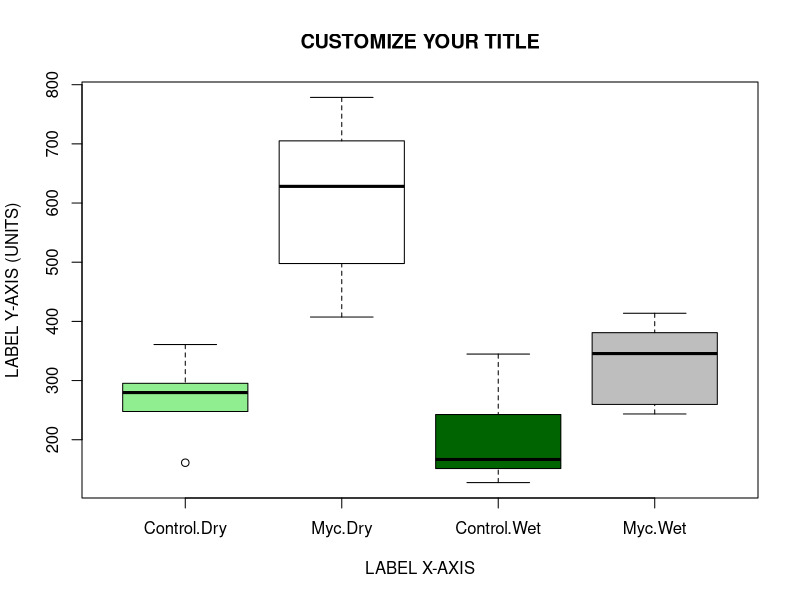
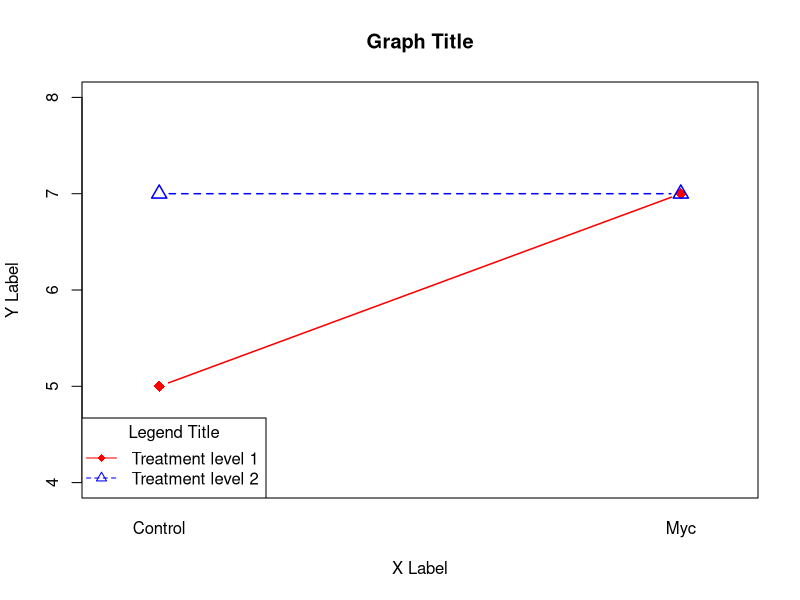

Write the R code that produced these figures, in order.
## ---- chunk 1
P2_myc_data <- read.csv(file="P2_myc_data_EXAMPLE.csv")   # The real data will be "P2_myc_data.csv"
## ---- chunk 2
boxplot(Aboveground_biomass ~ Myc_treatment*H2O_treatment, data = P2_myc_data,     
      col=(c("lightgreen","white", "darkgreen", "grey")),   # greens = mycorrhizae, white/grey = no myc.
      main="CUSTOMIZE YOUR TITLE", xlab="LABEL X-AXIS", ylab="LABEL Y-AXIS (UNITS)")
## ---- chunk 3
interaction.plot(P2_myc_data$Myc_treatment, P2_myc_data$H2O_treatment, P2_myc_data$LeafNumber_t35,
                 type="b", col=c("red","blue"), lty=c(1,2), lwd = 1.5, 
                 pch=c(18,24), cex = 1.5, ylim = c(4,8),
                 xlab="X Label", legend=FALSE, ylab="Y Label", main="Graph Title")
legend("bottomleft", c("Treatment level 1","Treatment level 2"), 
       col=c("red","blue"), lty=c(1,2), pch=c(18,24), title="Legend Title")
